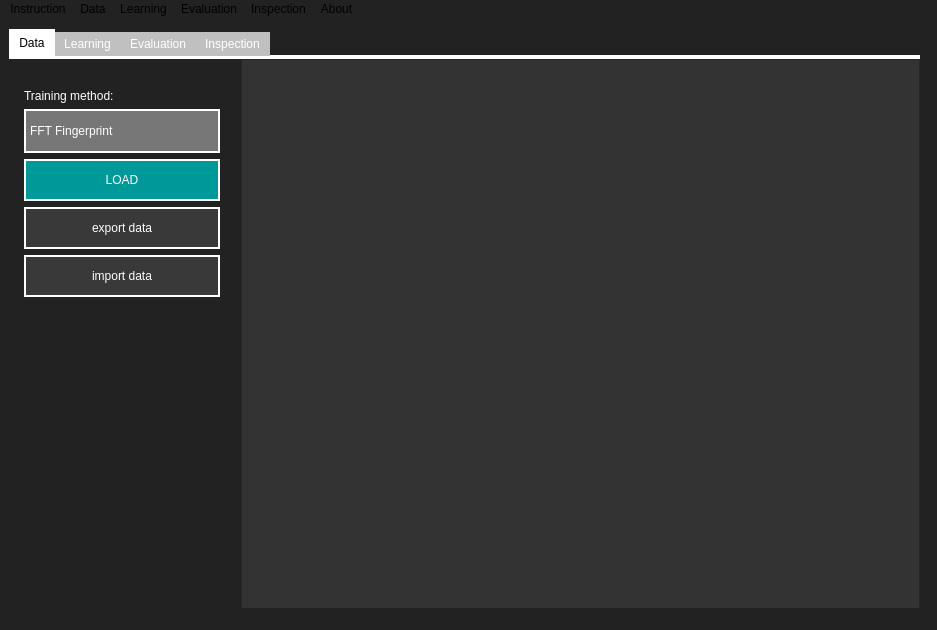
<?xml version="1.0" encoding="UTF-8"?>
<ui version="4.0">
 <class>MainWindow</class>
 <widget class="QMainWindow" name="MainWindow">
  <property name="geometry">
   <rect>
    <x>0</x>
    <y>0</y>
    <width>937</width>
    <height>630</height>
   </rect>
  </property>
  <property name="windowTitle">
   <string>Pridentifier</string>
  </property>
  <property name="styleSheet">
   <string notr="true">background-color: #222222;</string>
  </property>
  <widget class="QWidget" name="centralwidget">
   <widget class="QWidget" name="gridLayoutWidget">
    <property name="geometry">
     <rect>
      <x>9</x>
      <y>9</y>
      <width>911</width>
      <height>611</height>
     </rect>
    </property>
    <layout class="QGridLayout" name="gridLayout">
     <item row="0" column="0">
      <widget class="QTabWidget" name="tabWidget">
       <property name="styleSheet">
        <string notr="true">QTabWidget::pane {
    border-top: 4px solid #fff;
    background-color: #fff;
}

QTabWidget::tab-bar:top {
    top: 1px;
}

QTabWidget::tab-bar:bottom {
    bottom: 1px;
}

QTabWidget::tab-bar:left {
    right: 1px;
}

QTabWidget::tab-bar:right {
    left: 1px;
}

QTabBar::tab {
    border: 0px solid #fff;
	background-color: #393939;
	color: #fff;
	

}

QTabBar::tab:selected {
    background: white;
	color: #000;
}

QTabBar::tab:!selected {
    background: silver;
}

QTabBar::tab:!selected:hover {
    background: #777777;
}

QTabBar::tab:top:!selected {
    margin-top: 3px;
}

QTabBar::tab:bottom:!selected {
    margin-bottom: 3px;
}

QTabBar::tab:top, QTabBar::tab:bottom {
    min-width: 8ex;
    margin-right: -1px;
    padding: 5px 10px 5px 10px;
}

QTabBar::tab:top:selected {
    border-bottom-color: none;
}

QTabBar::tab:bottom:selected {
    border-top-color: none;
}

QTabBar::tab:top:last, QTabBar::tab:bottom:last,
QTabBar::tab:top:only-one, QTabBar::tab:bottom:only-one {
    margin-right: 0;
}

QTabBar::tab:left:!selected {
    margin-right: 3px;
}

QTabBar::tab:right:!selected {
    margin-left: 3px;
}

QTabBar::tab:left, QTabBar::tab:right {
    min-height: 8ex;
    margin-bottom: -1px;
    padding: 10px 5px 10px 5px;

}

QTabBar::tab:left:selected {
    border-left-color: none;
}

QTabBar::tab:right:selected {
    border-right-color: none;
}

QTabBar::tab:left:last, QTabBar::tab:right:last,
QTabBar::tab:left:only-one, QTabBar::tab:right:only-one {
    margin-bottom: 0;
}</string>
       </property>
       <property name="currentIndex">
        <number>0</number>
       </property>
       <widget class="QWidget" name="tab_data">
        <property name="styleSheet">
         <string notr="true"/>
        </property>
        <attribute name="title">
         <string>Data</string>
        </attribute>
        <widget class="QWidget" name="horizontalLayoutWidget">
         <property name="geometry">
          <rect>
           <x>0</x>
           <y>0</y>
           <width>911</width>
           <height>591</height>
          </rect>
         </property>
         <layout class="QHBoxLayout" name="horizontalLayout_6">
          <item>
           <layout class="QVBoxLayout" name="verticalLayout_7">
            <property name="spacing">
             <number>-1</number>
            </property>
            <property name="leftMargin">
             <number>15</number>
            </property>
            <property name="topMargin">
             <number>30</number>
            </property>
            <property name="rightMargin">
             <number>15</number>
            </property>
            <property name="bottomMargin">
             <number>15</number>
            </property>
            <item>
             <widget class="QLabel" name="label">
              <property name="styleSheet">
               <string notr="true">color: #fff;
font: 14pt &quot;Helvetica&quot;;</string>
              </property>
              <property name="text">
               <string>Training method: </string>
              </property>
             </widget>
            </item>
            <item>
             <widget class="QComboBox" name="dropdown_dataMethod">
              <property name="styleSheet">
               <string notr="true">QComboBox {
	background-color: #777777;
	min-width: 160px;
	padding: 12px 4px;
	border: 2px solid #fff;
	color: #fff;
}


QComboBox::drop-down {
	border-left-width: 0px;
    border-left-color: none;
    border-left-style: solid; /* just a single line */
	margin-right: 10px;

}

QComboBox::down-arrow {
    image: url(/Users/resa/Projekte/Korensics/arrow.png);
	height: 100px;
}</string>
              </property>
              <item>
               <property name="text">
                <string>FFT Fingerprint</string>
               </property>
              </item>
              <item>
               <property name="text">
                <string>images only</string>
               </property>
              </item>
             </widget>
            </item>
            <item>
             <widget class="QPushButton" name="button_loadData">
              <property name="styleSheet">
               <string notr="true">QPushButton {
background-color: #009999;
min-width: 160px;
padding: 12px 16px;
border: 2px solid #fff;
color: #fff;
}
QPushButton:hover {
	background-color: #75bdc3;
}</string>
              </property>
              <property name="text">
               <string>LOAD</string>
              </property>
             </widget>
            </item>
            <item>
             <widget class="QPushButton" name="button_exportData">
              <property name="styleSheet">
               <string notr="true">QPushButton {
	display: none;
	background-color: #393939;
	min-width: 160px;
	padding: 12px 16px;
	border: 2px solid #fff;
	color: #fff;
}

QPushButton:hover {
	background-color: #777777;
}</string>
              </property>
              <property name="text">
               <string>export data</string>
              </property>
             </widget>
            </item>
            <item>
             <widget class="QPushButton" name="button_importData">
              <property name="styleSheet">
               <string notr="true">QPushButton{
	display: none;
	background-color: #393939;
	min-width: 160px;
	padding: 12px 16px;
	border: 2px solid #fff;
	color: #fff;
}

QPushButton:hover {
	background-color: #777777;
}</string>
              </property>
              <property name="text">
               <string>import data</string>
              </property>
             </widget>
            </item>
            <item>
             <spacer name="verticalSpacer_12">
              <property name="orientation">
               <enum>Qt::Vertical</enum>
              </property>
              <property name="sizeHint" stdset="0">
               <size>
                <width>20</width>
                <height>40</height>
               </size>
              </property>
             </spacer>
            </item>
           </layout>
          </item>
          <item>
           <widget class="QListWidget" name="listWidget">
            <property name="styleSheet">
             <string notr="true">QWidget {
    background-color: #333333;
    color: #fff;
}

QHeaderView::section {
    background-color: #646464;
    padding: 4px;
    border: 1px solid #fffff8;
    font-size: 14pt;
}

QTableWidget::item {
	width: 130px;
}

QTableWidget {
    gridline-color: #fffff8;
    font-size: 12pt;
	padding-top: 30px;
	padding-left: 30px;
}

QTableWidget QTableCornerButton::section {
    background-color: #646464;
    border: 1px solid #fffff8;
}</string>
            </property>
           </widget>
          </item>
         </layout>
        </widget>
       </widget>
       <widget class="QWidget" name="tab_learning">
        <attribute name="title">
         <string>Learning</string>
        </attribute>
        <widget class="QWidget" name="horizontalLayoutWidget_2">
         <property name="geometry">
          <rect>
           <x>0</x>
           <y>0</y>
           <width>911</width>
           <height>591</height>
          </rect>
         </property>
         <layout class="QHBoxLayout" name="horizontalLayout_2">
          <item>
           <layout class="QVBoxLayout" name="verticalLayout_3">
            <property name="leftMargin">
             <number>15</number>
            </property>
            <property name="topMargin">
             <number>30</number>
            </property>
            <property name="rightMargin">
             <number>15</number>
            </property>
            <property name="bottomMargin">
             <number>15</number>
            </property>
            <item>
             <widget class="QPushButton" name="button_train">
              <property name="styleSheet">
               <string notr="true">QPushButton{
	background-color: #009999;
	min-width: 160px;
	padding: 12px 16px;
	border: 2px solid #fff;
	color: #fff;
}

QPushButton:hover {
	background-color: #75bdc3;
}</string>
              </property>
              <property name="text">
               <string>TRAIN</string>
              </property>
             </widget>
            </item>
            <item>
             <widget class="QPushButton" name="button_exportKnowledge">
              <property name="styleSheet">
               <string notr="true">QPushButton {
	display: none;
	background-color: #393939;
	min-width: 160px;
	padding: 12px 16px;
	border: 2px solid #fff;
	color: #fff;
}

QPushButton:hover {
	background-color: #777777;
}</string>
              </property>
              <property name="text">
               <string>export knowledge</string>
              </property>
             </widget>
            </item>
            <item>
             <widget class="QPushButton" name="button_importKnowledge">
              <property name="styleSheet">
               <string notr="true">QPushButton {
	display: none;
	background-color: #393939;
	min-width: 160px;
	padding: 12px 16px;
	border: 2px solid #fff;
	color: #fff;
}

QPushButton:hover {
	background-color: #777777;
}</string>
              </property>
              <property name="text">
               <string>import knowledge</string>
              </property>
             </widget>
            </item>
            <item>
             <spacer name="verticalSpacer_13">
              <property name="orientation">
               <enum>Qt::Vertical</enum>
              </property>
              <property name="sizeHint" stdset="0">
               <size>
                <width>20</width>
                <height>40</height>
               </size>
              </property>
             </spacer>
            </item>
           </layout>
          </item>
          <item>
           <widget class="QListWidget" name="listWidget_2">
            <property name="styleSheet">
             <string notr="true">QWidget {
    background-color: #333333;
    color: #fff;
}

QHeaderView::section {
    background-color: #646464;
    padding: 4px;
    border: 1px solid #fffff8;
    font-size: 14pt;
}

QTableWidget::item {
	width: 130px;
}

QTableWidget {
    gridline-color: #fffff8;
    font-size: 12pt;
	padding-top: 30px;
	padding-left: 30px;
}

QTableWidget QTableCornerButton::section {
    background-color: #646464;
    border: 1px solid #fffff8;
}</string>
            </property>
           </widget>
          </item>
         </layout>
        </widget>
       </widget>
       <widget class="QWidget" name="tab_evaluation">
        <attribute name="title">
         <string>Evaluation</string>
        </attribute>
        <widget class="QWidget" name="horizontalLayoutWidget_3">
         <property name="geometry">
          <rect>
           <x>0</x>
           <y>0</y>
           <width>911</width>
           <height>591</height>
          </rect>
         </property>
         <layout class="QHBoxLayout" name="horizontalLayout_3">
          <item>
           <layout class="QVBoxLayout" name="verticalLayout_4">
            <property name="leftMargin">
             <number>15</number>
            </property>
            <property name="topMargin">
             <number>30</number>
            </property>
            <property name="rightMargin">
             <number>15</number>
            </property>
            <property name="bottomMargin">
             <number>15</number>
            </property>
            <item>
             <widget class="QPushButton" name="button_evaluate">
              <property name="styleSheet">
               <string notr="true">QPushButton{
	background-color: #009999;
	min-width: 160px;
	padding: 12px 16px;
	border: 2px solid #fff;
	color: #fff;
}

QPushButton:hover {
	background-color: #75bdc3;
}</string>
              </property>
              <property name="text">
               <string>EVALUATE</string>
              </property>
             </widget>
            </item>
            <item>
             <widget class="QPushButton" name="button_saveStatistics">
              <property name="styleSheet">
               <string notr="true">QPushButton {
	display: none;
	background-color: #393939;
	min-width: 160px;
	padding: 12px 16px;
	border: 2px solid #fff;
	color: #fff;
}

QPushButton:hover {
	background-color: #777777;
}</string>
              </property>
              <property name="text">
               <string>save statistics</string>
              </property>
             </widget>
            </item>
            <item>
             <spacer name="verticalSpacer_5">
              <property name="orientation">
               <enum>Qt::Vertical</enum>
              </property>
              <property name="sizeHint" stdset="0">
               <size>
                <width>20</width>
                <height>40</height>
               </size>
              </property>
             </spacer>
            </item>
           </layout>
          </item>
          <item>
           <widget class="QTableWidget" name="tableWidget">
            <property name="styleSheet">
             <string notr="true">QWidget {
    background-color: #333333;
    color: #fff;
}

QHeaderView::section {
    background-color: #646464;
    padding: 4px;
    border: 1px solid #fffff8;
    font-size: 14pt;
}

QTableWidget::item {
	width: 130px;
}

QTableWidget {
    gridline-color: #fffff8;
    font-size: 12pt;
	padding-top: 30px;
	padding-left: 30px;
}

QTableWidget QTableCornerButton::section {
    background-color: #646464;
    border: 1px solid #fffff8;
}</string>
            </property>
           </widget>
          </item>
         </layout>
        </widget>
       </widget>
       <widget class="QWidget" name="tab_inspection">
        <attribute name="title">
         <string>Inspection</string>
        </attribute>
        <widget class="QWidget" name="horizontalLayoutWidget_4">
         <property name="geometry">
          <rect>
           <x>0</x>
           <y>0</y>
           <width>911</width>
           <height>591</height>
          </rect>
         </property>
         <layout class="QHBoxLayout" name="horizontalLayout_4">
          <item>
           <layout class="QVBoxLayout" name="verticalLayout_5">
            <property name="spacing">
             <number>-1</number>
            </property>
            <property name="leftMargin">
             <number>15</number>
            </property>
            <property name="topMargin">
             <number>30</number>
            </property>
            <property name="rightMargin">
             <number>15</number>
            </property>
            <property name="bottomMargin">
             <number>15</number>
            </property>
            <item>
             <widget class="QPushButton" name="button_loadImage">
              <property name="styleSheet">
               <string notr="true">QPushButton{
	background-color: #009999;
	min-width: 160px;
	padding: 12px 16px;
	border: 2px solid #fff;
	color: #fff;
}

QPushButton:hover {
	background-color: #75bdc3;
}</string>
              </property>
              <property name="text">
               <string>LOAD IMAGE</string>
              </property>
             </widget>
            </item>
            <item>
             <widget class="QPushButton" name="button_inspect">
              <property name="styleSheet">
               <string notr="true">QPushButton{
	background-color: #009999;
	min-width: 160px;
	padding: 12px 16px;
	border: 2px solid #fff;
	color: #fff;
}

QPushButton:hover {
	background-color: #75bdc3;
}</string>
              </property>
              <property name="text">
               <string>INSPECT</string>
              </property>
             </widget>
            </item>
            <item>
             <widget class="QPushButton" name="button_saveResults">
              <property name="styleSheet">
               <string notr="true">QPushButton {
	display: none;
	background-color: #393939;
	min-width: 160px;
	padding: 12px 16px;
	border: 2px solid #fff;
	color: #fff;
}

QPushButton:hover {
	background-color: #777777;
}</string>
              </property>
              <property name="text">
               <string>save results</string>
              </property>
             </widget>
            </item>
            <item>
             <spacer name="verticalSpacer_8">
              <property name="orientation">
               <enum>Qt::Vertical</enum>
              </property>
              <property name="sizeHint" stdset="0">
               <size>
                <width>20</width>
                <height>40</height>
               </size>
              </property>
             </spacer>
            </item>
           </layout>
          </item>
          <item>
           <widget class="QListWidget" name="listWidget_4">
            <property name="styleSheet">
             <string notr="true">QWidget {
    background-color: #333333;
    color: #fff;
}

QHeaderView::section {
    background-color: #646464;
    padding: 4px;
    border: 1px solid #fffff8;
    font-size: 14pt;
}

QTableWidget::item {
	width: 130px;
}

QTableWidget {
    gridline-color: #fffff8;
    font-size: 12pt;
	padding-top: 30px;
	padding-left: 30px;
}

QTableWidget QTableCornerButton::section {
    background-color: #646464;
    border: 1px solid #fffff8;
}</string>
            </property>
           </widget>
          </item>
         </layout>
        </widget>
       </widget>
      </widget>
     </item>
    </layout>
   </widget>
  </widget>
  <widget class="QMenuBar" name="menubar">
   <property name="geometry">
    <rect>
     <x>0</x>
     <y>0</y>
     <width>937</width>
     <height>22</height>
    </rect>
   </property>
   <property name="autoFillBackground">
    <bool>false</bool>
   </property>
   <property name="styleSheet">
    <string notr="true"/>
   </property>
   <widget class="QMenu" name="menuData">
    <property name="title">
     <string>Data</string>
    </property>
    <addaction name="actionload"/>
    <addaction name="actionimport"/>
   </widget>
   <widget class="QMenu" name="menuKnowledge">
    <property name="title">
     <string>Learning</string>
    </property>
    <addaction name="actiontrain"/>
    <addaction name="actionimport_2"/>
   </widget>
   <widget class="QMenu" name="menuTest">
    <property name="title">
     <string>Evaluation</string>
    </property>
    <addaction name="actionevaluate"/>
   </widget>
   <widget class="QMenu" name="menuInspection">
    <property name="title">
     <string>Inspection</string>
    </property>
    <addaction name="actionload_document"/>
    <addaction name="actioninspect"/>
   </widget>
   <widget class="QMenu" name="menuAbout">
    <property name="title">
     <string>About</string>
    </property>
   </widget>
   <widget class="QMenu" name="menuIntroduction">
    <property name="title">
     <string>Instruction</string>
    </property>
   </widget>
   <addaction name="menuIntroduction"/>
   <addaction name="menuData"/>
   <addaction name="menuKnowledge"/>
   <addaction name="menuTest"/>
   <addaction name="menuInspection"/>
   <addaction name="menuAbout"/>
  </widget>
  <widget class="QStatusBar" name="statusbar"/>
  <action name="actionload">
   <property name="text">
    <string>load</string>
   </property>
  </action>
  <action name="actionimport">
   <property name="text">
    <string>import data</string>
   </property>
  </action>
  <action name="actiontrain">
   <property name="text">
    <string>train</string>
   </property>
  </action>
  <action name="actionimport_2">
   <property name="text">
    <string>import knowledge</string>
   </property>
  </action>
  <action name="actionevaluate">
   <property name="text">
    <string>evaluate</string>
   </property>
  </action>
  <action name="actionload_document">
   <property name="text">
    <string>load image</string>
   </property>
  </action>
  <action name="actioninspect">
   <property name="text">
    <string>inspect</string>
   </property>
  </action>
 </widget>
 <resources/>
 <connections>
  <connection>
   <sender>button_loadData</sender>
   <signal>clicked()</signal>
   <receiver>MainWindow</receiver>
   <slot>loadData()</slot>
   <hints>
    <hint type="sourcelabel">
     <x>215</x>
     <y>202</y>
    </hint>
    <hint type="destinationlabel">
     <x>-2</x>
     <y>120</y>
    </hint>
   </hints>
  </connection>
  <connection>
   <sender>button_exportData</sender>
   <signal>clicked()</signal>
   <receiver>MainWindow</receiver>
   <slot>saveSpectra()</slot>
   <hints>
    <hint type="sourcelabel">
     <x>214</x>
     <y>245</y>
    </hint>
    <hint type="destinationlabel">
     <x>1</x>
     <y>193</y>
    </hint>
   </hints>
  </connection>
  <connection>
   <sender>button_importData</sender>
   <signal>clicked()</signal>
   <receiver>MainWindow</receiver>
   <slot>getSpectra()</slot>
   <hints>
    <hint type="sourcelabel">
     <x>82</x>
     <y>288</y>
    </hint>
    <hint type="destinationlabel">
     <x>-4</x>
     <y>238</y>
    </hint>
   </hints>
  </connection>
  <connection>
   <sender>button_evaluate</sender>
   <signal>clicked()</signal>
   <receiver>MainWindow</receiver>
   <slot>showStat()</slot>
   <hints>
    <hint type="sourcelabel">
     <x>32</x>
     <y>90</y>
    </hint>
    <hint type="destinationlabel">
     <x>-1</x>
     <y>155</y>
    </hint>
   </hints>
  </connection>
  <connection>
   <sender>button_loadImage</sender>
   <signal>clicked()</signal>
   <receiver>MainWindow</receiver>
   <slot>loadImg()</slot>
   <hints>
    <hint type="sourcelabel">
     <x>38</x>
     <y>113</y>
    </hint>
    <hint type="destinationlabel">
     <x>6</x>
     <y>116</y>
    </hint>
   </hints>
  </connection>
  <connection>
   <sender>button_importKnowledge</sender>
   <signal>clicked()</signal>
   <receiver>MainWindow</receiver>
   <slot>getCorrelation()</slot>
   <hints>
    <hint type="sourcelabel">
     <x>83</x>
     <y>214</y>
    </hint>
    <hint type="destinationlabel">
     <x>-19</x>
     <y>278</y>
    </hint>
   </hints>
  </connection>
  <connection>
   <sender>button_exportKnowledge</sender>
   <signal>clicked()</signal>
   <receiver>MainWindow</receiver>
   <slot>saveCorrelation()</slot>
   <hints>
    <hint type="sourcelabel">
     <x>128</x>
     <y>171</y>
    </hint>
    <hint type="destinationlabel">
     <x>-3</x>
     <y>224</y>
    </hint>
   </hints>
  </connection>
  <connection>
   <sender>button_saveStatistics</sender>
   <signal>clicked()</signal>
   <receiver>MainWindow</receiver>
   <slot>saveStat()</slot>
   <hints>
    <hint type="sourcelabel">
     <x>48</x>
     <y>171</y>
    </hint>
    <hint type="destinationlabel">
     <x>8</x>
     <y>234</y>
    </hint>
   </hints>
  </connection>
  <connection>
   <sender>button_saveResults</sender>
   <signal>clicked()</signal>
   <receiver>MainWindow</receiver>
   <slot>saveResult()</slot>
   <hints>
    <hint type="sourcelabel">
     <x>85</x>
     <y>214</y>
    </hint>
    <hint type="destinationlabel">
     <x>-2</x>
     <y>317</y>
    </hint>
   </hints>
  </connection>
  <connection>
   <sender>button_train</sender>
   <signal>clicked()</signal>
   <receiver>MainWindow</receiver>
   <slot>training()</slot>
   <hints>
    <hint type="sourcelabel">
     <x>49</x>
     <y>128</y>
    </hint>
    <hint type="destinationlabel">
     <x>0</x>
     <y>99</y>
    </hint>
   </hints>
  </connection>
  <connection>
   <sender>button_inspect</sender>
   <signal>clicked()</signal>
   <receiver>MainWindow</receiver>
   <slot>inspection()</slot>
   <hints>
    <hint type="sourcelabel">
     <x>63</x>
     <y>157</y>
    </hint>
    <hint type="destinationlabel">
     <x>6</x>
     <y>183</y>
    </hint>
   </hints>
  </connection>
 </connections>
 <slots>
  <slot>saveSpectra()</slot>
  <slot>getSpectra()</slot>
  <slot>showStat()</slot>
  <slot>loadImg()</slot>
  <slot>getCorrelation()</slot>
  <slot>saveCorrelation()</slot>
  <slot>saveStat()</slot>
  <slot>saveResult()</slot>
  <slot>training()</slot>
  <slot>loadData()</slot>
  <slot>inspection()</slot>
 </slots>
</ui>
